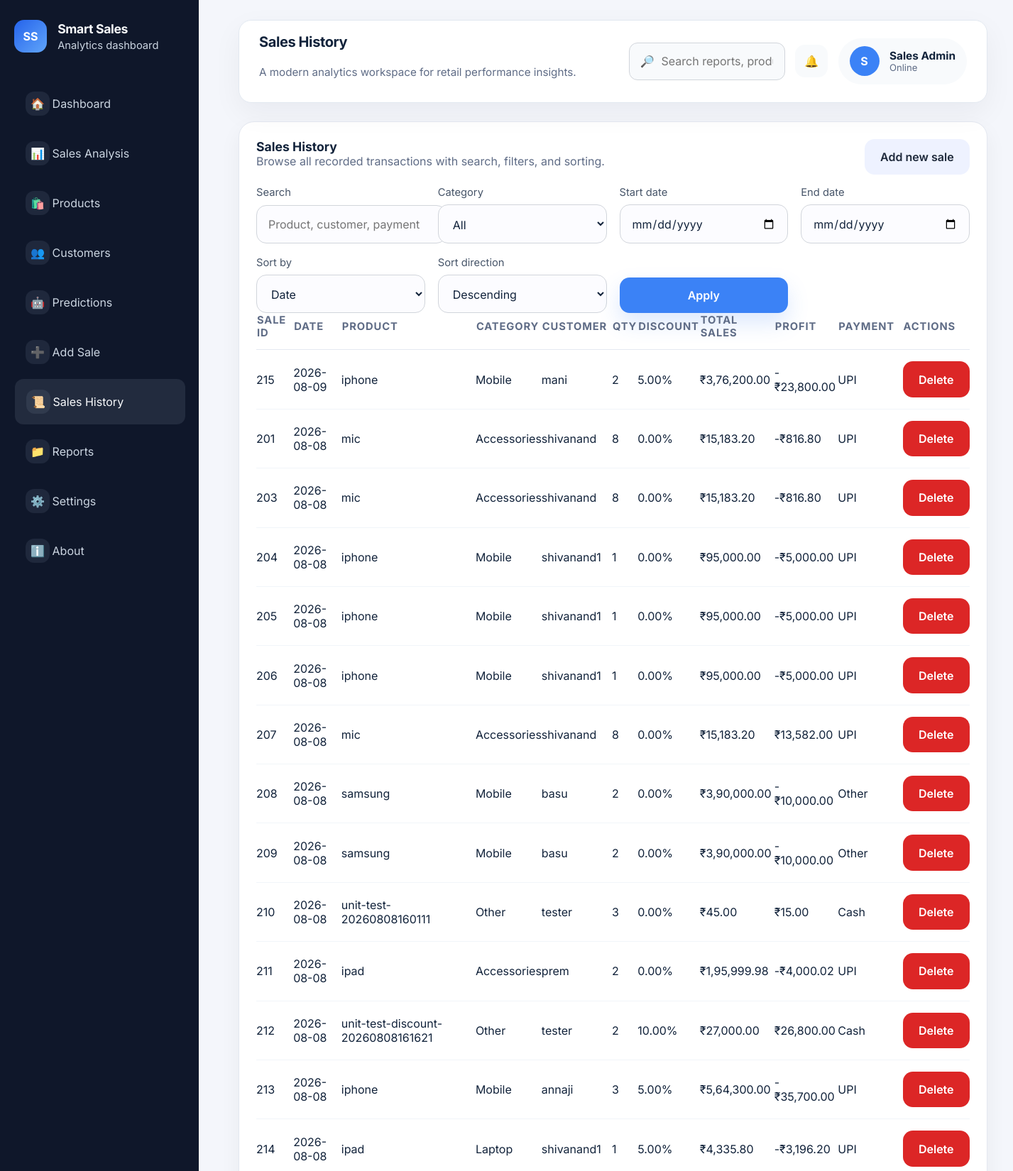
Screenshot of /sales-history (upper part) with the database file from the repository.
### tables this page shows
CREATE TABLE sales (
                id INTEGER PRIMARY KEY AUTOINCREMENT,
                sale_date TEXT NOT NULL,
                product TEXT NOT NULL,
                category TEXT NOT NULL,
                customer_name TEXT NOT NULL,
                quantity INTEGER NOT NULL,
                cost_price REAL NOT NULL,
                selling_price REAL NOT NULL,
                total_sales REAL NOT NULL,
                total_cost REAL NOT NULL,
                profit REAL NOT NULL,
                payment_method TEXT NOT NULL,
                region TEXT NOT NULL DEFAULT 'Other',
                created_at TEXT DEFAULT CURRENT_TIMESTAMP
            , discount REAL NOT NULL DEFAULT 0.0);

### app.py (the view)
    @app.route('/sales-history')
    def sales_history():
        search = request.args.get('search', '').strip()
        category = request.args.get('category', 'All')
        start_date = request.args.get('start_date', '')
        end_date = request.args.get('end_date', '')
        sort_by = request.args.get('sort_by', 'sale_date')
        sort_dir = request.args.get('sort_dir', 'desc')
        rows = fetch_sales(search=search, category=category, start_date=start_date, end_date=end_date, sort_by=sort_by, sort_dir=sort_dir)
        categories = ['All'] + get_sales_categories()
        return render_template(
            'sales_history.html',
            page='sales_history',
            page_title='Sales History',
            sales=rows,
            categories=categories,
            filters={
                'search': search,
                'category': category,
                'start_date': start_date,
                'end_date': end_date,
                'sort_by': sort_by,
                'sort_dir': sort_dir,
            },
        )

### app.py (called while the page is built)
def format_inr(value: Any) -> str:
    try:
        amount = float(value)
    except (TypeError, ValueError):
        return '₹0.00'
    negative = amount < 0
    amount = abs(amount)
    integer_part = int(amount)
    fraction = int(round((amount - integer_part) * 100))
    integer_str = str(integer_part)
    if len(integer_str) > 3:
        head = integer_str[:-3]
        tail = integer_str[-3:]
        head_parts = []
        while head:
            head_parts.append(head[-2:])
            head = head[:-2]
        integer_str = ','.join(reversed(head_parts)) + ',' + tail
    formatted = f"₹{integer_str}.{fraction:02d}"
    return f"-{formatted}" if negative else formatted

### src/db.py (called while the page is built)
def get_db_connection() -> sqlite3.Connection:
    os.makedirs(os.path.dirname(DB_PATH), exist_ok=True)
    conn = sqlite3.connect(DB_PATH, detect_types=sqlite3.PARSE_DECLTYPES | sqlite3.PARSE_COLNAMES)
    conn.row_factory = sqlite3.Row
    return conn

def get_sales_categories() -> List[str]:
    conn = get_db_connection()
    cursor = conn.execute('SELECT DISTINCT category FROM sales ORDER BY category')
    categories = [row[0] for row in cursor.fetchall() if row[0]]
    conn.close()
    return categories

### templates/sales_history.html (shortened to what this page needs)
{% extends 'base.html' %}
{% block content %}
<div class="analysis-grid">
  <section class="panel-card" style="grid-column: span 12;">
    <div class="section-title">
      <div>
        <h3>Sales History</h3>
        <p>Browse all recorded transactions with search, filters, and sorting.</p>
      </div>
      <a class="btn btn-secondary" href="/add-sale">Add new sale</a>
    </div>
    <form method="get" class="form-card" style="grid-template-columns: repeat(4, minmax(0, 1fr));">
      <div class="form-group">
        <label>Search</label>
        <input type="search" name="search" value="{{ filters.search }}" placeholder="Product, customer, payment" />
      </div>
      <div class="form-group">
        <label>Category</label>
        <select name="category">
          {% for category in categories %}
          <option value="{{ category }}" {{ 'selected' if filters.category == category else '' }}>{{ category }}</option>
          {% endfor %}
        </select>
      </div>
      <div class="form-group">
        <label>Start date</label>
        <input type="date" name="start_date" value="{{ filters.start_date }}" />
      </div>
      <div class="form-group">
        <label>End date</label>
        <input type="date" name="end_date" value="{{ filters.end_date }}" />
      </div>
      <div class="form-group">
        <label>Sort by</label>
        <select name="sort_by">
          <option value="sale_date" {{ 'selected' if filters.sort_by == 'sale_date' else '' }}>Date</option>
        </select>
      </div>
      <div class="form-group">
        <label>Sort direction</label>
        <select name="sort_dir">
          <option value="desc" {{ 'selected' if filters.sort_dir == 'desc' else '' }}>Descending</option>
        </select>
      </div>
      <div class="form-group" style="align-self: end;">
        <button class="btn btn-primary" type="submit">Apply</button>
      </div>
    </form>
    <div class="table-wrapper">
      <table class="table-dashboard">
        <thead>
          <tr>
            <th>Sale ID</th>
            <th>Date</th>
            <th>Product</th>
            <th>Category</th>
            <th>Customer</th>
            <th>Qty</th>
            <th>Discount</th>
            <th>Total Sales</th>
            <th>Profit</th>
            <th>Payment</th>
            <th>Actions</th>
          </tr>
        </thead>
        <tbody>
          {% for sale in sales %}
          <tr>
            <td>{{ sale.id }}</td>
            <td>{{ sale.sale_date }}</td>
            <td>{{ sale.product|replace('$', '₹') }}</td>
            <td>{{ sale.category }}</td>
            <td>{{ sale.customer_name }}</td>
            <td>{{ sale.quantity }}</td>
            <td>{{ '%.2f' % (sale.discount * 100) }}%</td>
            <td>{{ sale.total_sales|format_inr }}</td>
            <td>{{ sale.profit|format_inr }}</td>
            <td>{{ sale.payment_method }}</td>
            <td>
              <button class="btn btn-danger" type="button" onclick="confirmDelete({{ sale.id }})">Delete</button>
            </td>
          </tr>
          {% else %}
          <tr><td colspan="11">No sales matched the current filters.</td></tr>
          {% endfor %}
        </tbody>
      </table>
    </div>
  </section>
</div>
{% endblock %}

### static/css/themes.css (style rules this page uses)
:root { --bg: #f4f6fb; --panel: #ffffff; --panel-strong: #f8f9ff; --text: #12233b; --text-muted: #5f6c86; --border: #e4e8f1; --surface: #f0f4fb; --brand: #3b82f6; --brand-soft: rgba(59, 130, 246, 0.12); --success: #16a34a; --success-soft: rgba(22, 163, 74, 0.12); --danger: #dc2626; --danger-soft: rgba(220, 38, 38, 0.12); --warning: #d97706; --sidebar-bg: #0f172a; --sidebar-text: #f8fafc; --sidebar-text-muted: #cbd5e1; --sidebar-hover: rgba(148, 163, 184, 0.14); --sidebar-icon-bg: rgba(148, 163, 184, 0.12); --sidebar-icon-color: #a5b4fc; --topbar-bg: #ffffff; --topbar-border: #e2e8f0; --topbar-shadow: rgba(15, 23, 42, 0.05); --card-shadow: rgba(15, 23, 42, 0.05); --card-hover-shadow: rgba(15, 23, 42, 0.08); --button-secondary-bg: #eef2ff; --button-secondary-text: #1e293b; --search-bg: #f8fafc; --input-bg: #fcfcff; --input-border: #d1d5db; --input-focus-border: #2563eb; --input-focus-shadow: rgba(59, 130, 246, 0.08); --badge-success-text: #166534; --badge-success-bg: rgba(22, 101, 52, 0.12); --badge-warning-text: #92400e; --badge-warning-bg: rgba(217, 119, 6, 0.12); --badge-danger-text: #991b1b; --badge-danger-bg: rgba(220, 38, 38, 0.12); --badge-neutral-text: #334155; --badge-neutral-bg: rgba(148, 163, 184, 0.12); --table-hover-bg: #f8fafc; --table-border: #f1f5f9; --font-size-base: 16px; --transition: 200ms ease; --radius: 22px; --radius-sm: 14px; --shadow: 0 22px 70px rgba(17, 24, 39, 0.08); }
body { transition: background-color var(--transition), color var(--transition); }
.sidebar, .topbar, .kpi-card, .panel-card, .metric-card, .analysis-card, .predict-card, .btn, input, select, textarea { transition: background-color var(--transition), color var(--transition), border-color var(--transition), box-shadow var(--transition); }

### static/css/ui.css (style rules this page uses)
:root { --spacing-multiplier: 1; }
* { box-sizing: border-box; }
html, body { min-height: 100%; margin: 0; font-family: 'Inter', system-ui, -apple-system, BlinkMacSystemFont, 'Segoe UI', sans-serif; background: var(--bg); color: var(--text); }
body { overflow-x: hidden; }
a { color: inherit; text-decoration: none; }
button, input, select { font: inherit; }
.dashboard-grid, .analysis-grid, .predict-grid { display: grid; gap: 24px; }
.kpi-card, .panel-card, .metric-card, .analysis-card, .predict-card { background: var(--panel); border: 1px solid var(--border); border-radius: var(--radius); box-shadow: 0 12px 30px var(--card-shadow); padding: 24px; transition: transform var(--transition), border-color var(--transition), box-shadow var(--transition); }
.table-wrapper { overflow-x: auto; }
.table-dashboard { width: 100%; border-collapse: collapse; min-width: 720px; }
.table-dashboard thead th { text-align: left; font-size: 0.92rem; text-transform: uppercase; letter-spacing: 0.06em; padding-bottom: 0.9rem; color: var(--text-muted); border-bottom: 1px solid var(--border); }
.table-dashboard tbody tr { transition: background var(--transition); }
.table-dashboard td { padding: 16px 0; border-bottom: 1px solid var(--table-border); color: var(--text); }
.btn { border: none; border-radius: 14px; padding: 0.95rem 1.4rem; cursor: pointer; transition: transform var(--transition), box-shadow var(--transition), background var(--transition), color var(--transition); font-weight: 600; display: inline-flex; align-items: center; justify-content: center; }
.btn-primary { background: var(--brand); color: white; box-shadow: 0 14px 30px rgba(59, 130, 246, 0.18); }
.btn-secondary { background: var(--button-secondary-bg); color: var(--button-secondary-text); }
.btn-danger { background: var(--danger); color: white; }
.form-card { display: grid; gap: 18px; }
.form-group { display: grid; gap: 0.5rem; }
.form-group label { font-size: 0.92rem; color: #475569; }
.form-group input, .form-group select { border: 1px solid var(--input-border); border-radius: 14px; background: var(--input-bg); padding: 0.95rem 1rem; color: var(--text); transition: border var(--transition), box-shadow var(--transition); }
.section-title { display: flex; justify-content: space-between; align-items: flex-start; gap: 1rem; margin-bottom: 1rem; }
.section-title h3 { margin: 0; font-size: 1.1rem; color: var(--text); }
.section-title p { color: var(--text-muted); margin: 0; }

### rows the page displays
sales: id "215", sale_date "2026-08-09", product "iphone", category "Mobile", customer_name "mani", quantity "2", sale.discount*100 "5.00", total_sales "₹3,76,200.00", profit "-₹23,800.00", payment_method "UPI"
sales: id "201", sale_date "2026-08-08", product "mic", category "Accessories", customer_name "shivanand", quantity "8", sale.discount*100 "0.00", total_sales "₹15,183.20", profit "-₹816.80", payment_method "UPI"
sales: id "203", sale_date "2026-08-08", product "mic", category "Accessories", customer_name "shivanand", quantity "8", sale.discount*100 "0.00", total_sales "₹15,183.20", profit "-₹816.80", payment_method "UPI"
sales: id "204", sale_date "2026-08-08", product "iphone", category "Mobile", customer_name "shivanand1", quantity "1", sale.discount*100 "0.00", total_sales "₹95,000.00", profit "-₹5,000.00", payment_method "UPI"
sales: id "205", sale_date "2026-08-08", product "iphone", category "Mobile", customer_name "shivanand1", quantity "1", sale.discount*100 "0.00", total_sales "₹95,000.00", profit "-₹5,000.00", payment_method "UPI"
sales: id "206", sale_date "2026-08-08", product "iphone", category "Mobile", customer_name "shivanand1", quantity "1", sale.discount*100 "0.00", total_sales "₹95,000.00", profit "-₹5,000.00", payment_method "UPI"
sales: id "207", sale_date "2026-08-08", product "mic", category "Accessories", customer_name "shivanand", quantity "8", sale.discount*100 "0.00", total_sales "₹15,183.20", profit "₹13,582.00", payment_method "UPI"
sales: id "208", sale_date "2026-08-08", product "samsung", category "Mobile", customer_name "basu", quantity "2", sale.discount*100 "0.00", total_sales "₹3,90,000.00", profit "-₹10,000.00", payment_method "Other"
sales: id "209", sale_date "2026-08-08", product "samsung", category "Mobile", customer_name "basu", quantity "2", sale.discount*100 "0.00", total_sales "₹3,90,000.00", profit "-₹10,000.00", payment_method "Other"
sales: id "210", sale_date "2026-08-08", product "unit-test-20260808160111", category "Other", customer_name "tester", quantity "3", sale.discount*100 "0.00", total_sales "₹45.00", profit "₹15.00", payment_method "Cash"
sales: id "211", sale_date "2026-08-08", product "ipad", category "Accessories", customer_name "prem", quantity "2", sale.discount*100 "0.00", total_sales "₹1,95,999.98", profit "-₹4,000.02", payment_method "UPI"
sales: id "212", sale_date "2026-08-08", product "unit-test-discount-20260808161621", category "Other", customer_name "tester", quantity "2", sale.discount*100 "10.00", total_sales "₹27,000.00", profit "₹26,800.00", payment_method "Cash"
sales: id "213", sale_date "2026-08-08", product "iphone", category "Mobile", customer_name "annaji", quantity "3", sale.discount*100 "5.00", total_sales "₹5,64,300.00", profit "-₹35,700.00", payment_method "UPI"
sales: id "214", sale_date "2026-08-08", product "ipad", category "Laptop", customer_name "shivanand1", quantity "1", sale.discount*100 "5.00", total_sales "₹4,335.80", profit "-₹3,196.20", payment_method "UPI"

### other values shown
{{ page_title }} "Sales History"
form field category "All"
